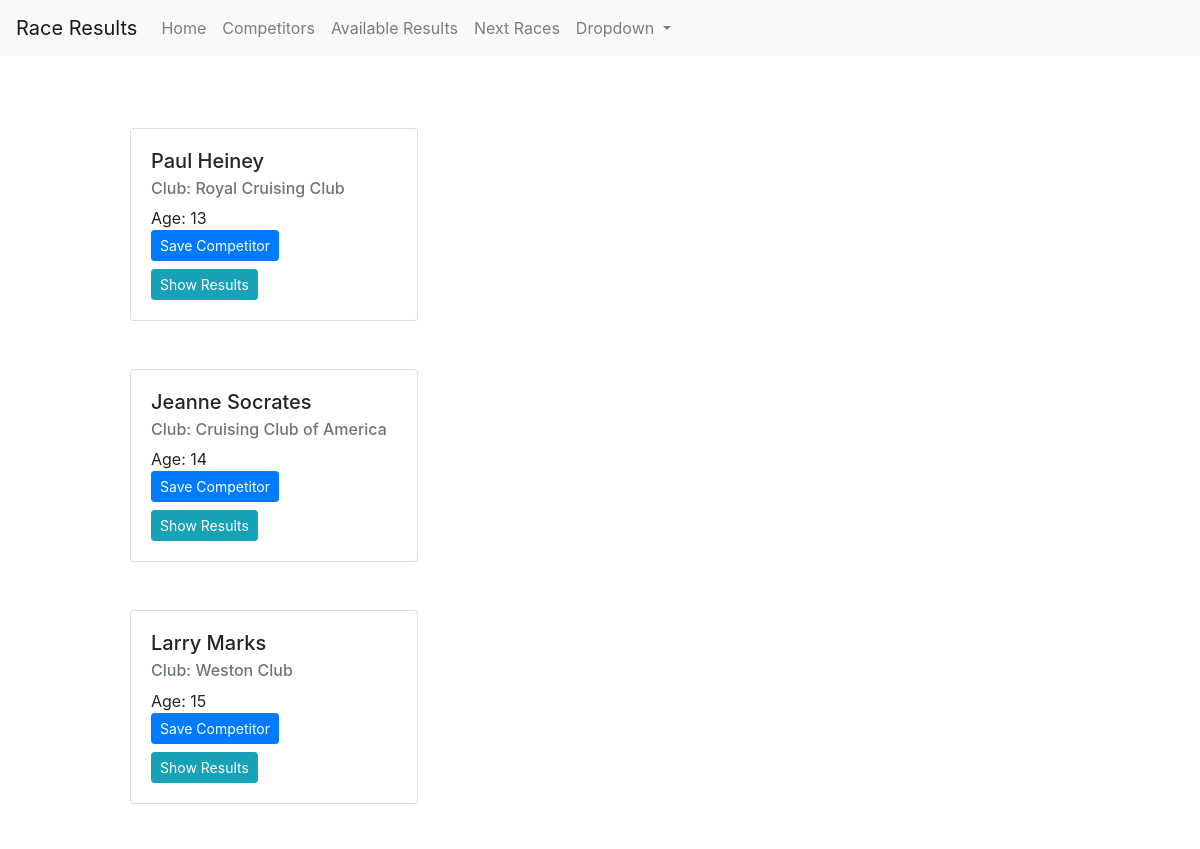
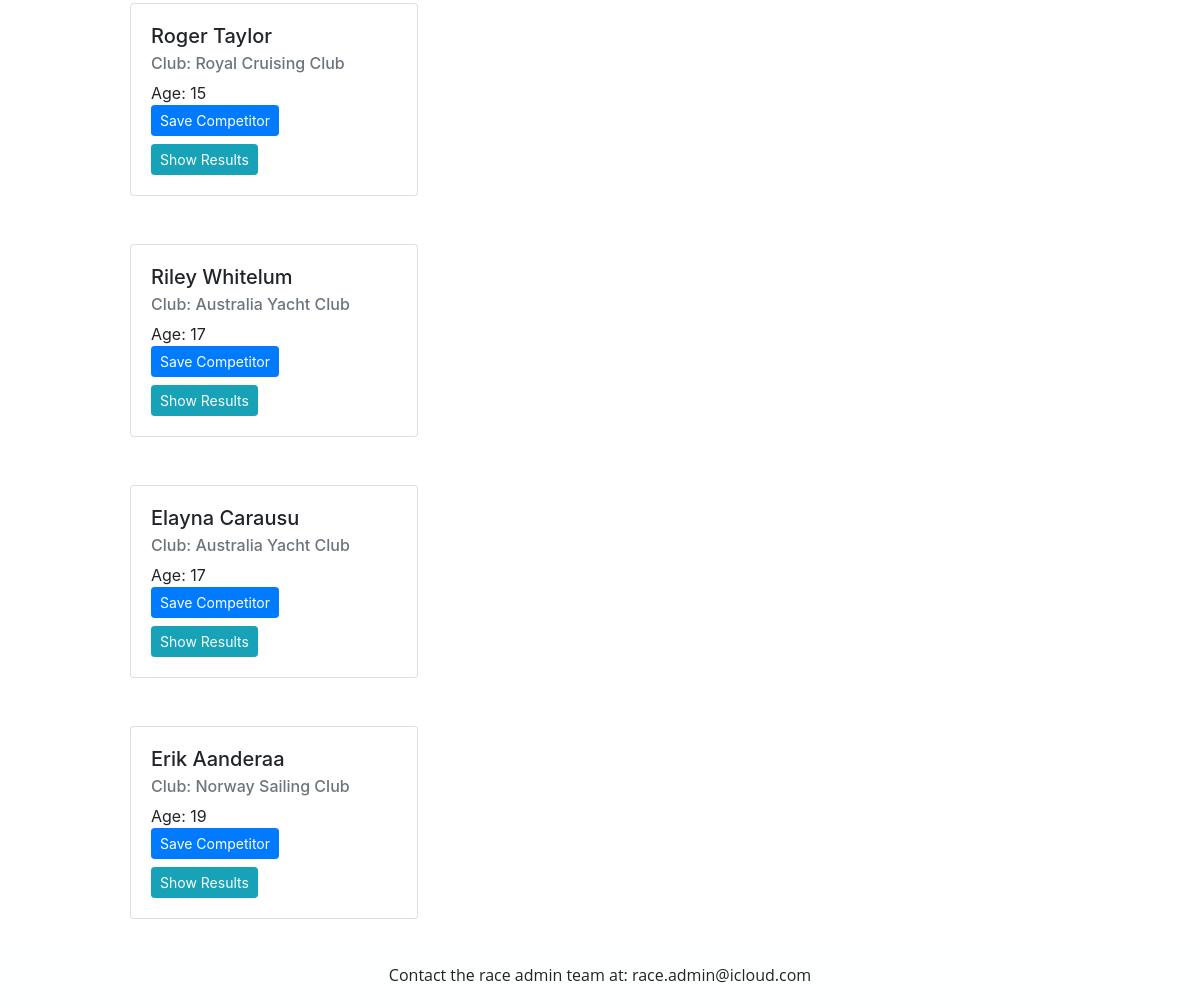
Screenshot of /competitors with the database file from the repository (2 pictures, top to bottom).
### app/models.py (models this page shows)
class Competitor(db.Model):
    __tablename__ ='competitor'
    id = db.Column(db.Integer, primary_key=True)
    first_name = db.Column(db.String(15), index=True, unique=True)
    last_name = db.Column(db.String(25), index=True, unique=True)
    club = db.Column(db.String(100))
    age = db.Column(db.Integer)
    competitor_races = db.relationship('CompetitorRace', back_populates='competitor')

### app/views.py (the view)
@app.route("/competitors")
def competitors():
    return render_template("competitors.html", competitor=Competitor.query.all())

### app/templates/competitors.html (shortened to what this page needs)
{% extends "base.html" %}
{% block content %}
<div class="container">
    {% for item in competitor %}
        <div class="card mt-5" style="width: 18rem;">
            <div class="card-body">
                <h5 class="card-title">{{ item.first_name }} {{ item.last_name }}</h5>
                <h6 class="card-subtitle mb-2 text-muted">Club: {{ item.club }}</h6>
                <p class="card-text">Age: {{ item.age }}</p>
                <form action="{{ url_for('save_competitor', competitor_id=item.id) }}" method="post">
                    <button class="btn btn-primary btn-sm" type="submit">Save Competitor</button>
                </form>
                <button
                    class="btn btn-info btn-sm mt-2"
                    onclick="loadResults('{{ item.id }}')">
                    Show Results
                </button>
            </div>
        </div>
    {% endfor %}
</div>
{% endblock %}

### app/templates/base.html (shortened to what this page needs)
<!doctype html>
<html lang="en">
  <head>
    <link rel="stylesheet" href="https://stackpath.bootstrapcdn.com/bootstrap/4.2.1/css/bootstrap.min.css">
    <link rel="stylesheet" type="text/css" href="{{ url_for('static', filename='style.css')}}">
  </head>
    <body>
      <header>
        <nav class="navbar navbar-expand-lg navbar-light bg-light">
            <a class="navbar-brand" href="#">Race Results</a>
            <div class="collapse navbar-collapse" id="navbarSupportedContent">
              <ul class="navbar-nav mr-auto">
                <li class="nav-item"><a class="nav-link" href="/">Home</a></li>
                <li class="nav-item"><a class="nav-link" href="/competitors">Competitors</a></li>
                <li class="nav-item"><a class="nav-link" href="/results">Available Results</a></li>
                <li class="nav-item"><a class="nav-link" href="/next">Next Races</a></li>
                <li class="nav-item dropdown"><a class="nav-link dropdown-toggle" href="/user" id="navbarDropdown" role="button" data-toggle="dropdown" aria-haspopup="true" aria-expanded="false">
                    Dropdown
                  </a>
                </li>
              </ul>
            </div>
          </nav>
      </header>
<div class="container-fluid my-4">
  <div class="row justify-content-center">
      <div class="col-lg-10 col-md-12">
          {% block content %}{% endblock %}
      </div>
  </div>
</div>
<footer>
  <p>Contact the race admin team at: race.admin@icloud.com</p>
</footer>
</body>
</html>

### app/static/style.css (style rules this page uses)
body, h1, h2, h3, p, ul, li { margin: 0; padding: 0; }
footer { background-color: #feffff; padding: 20px; text-align: center; font-family: 'Open Sans', sans-serif; }

### rows the page displays
Competitor: first_name "Paul", last_name "Heiney", club "Royal Cruising Club", age "13"
Competitor: first_name "Jeanne", last_name "Socrates", club "Cruising Club of America", age "14"
Competitor: first_name "Larry", last_name "Marks", club "Weston Club", age "15"
Competitor: first_name "Roger", last_name "Taylor", club "Royal Cruising Club", age "15"
Competitor: first_name "Riley", last_name "Whitelum", club "Australia Yacht Club", age "17"
Competitor: first_name "Elayna", last_name "Carausu", club "Australia Yacht Club", age "17"
Competitor: first_name "Erik", last_name "Aanderaa", club "Norway Sailing Club", age "19"
